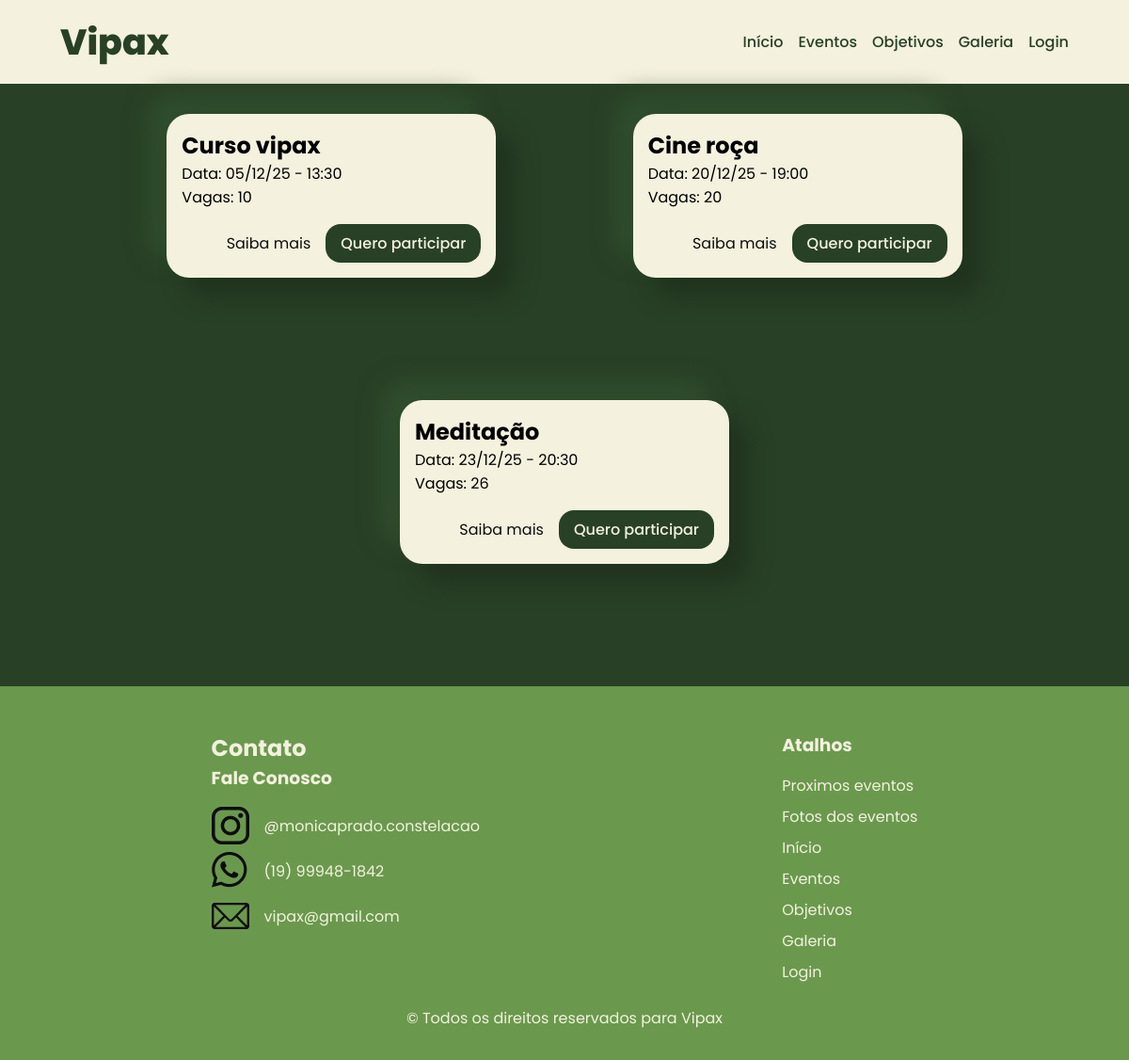
The app's page /, older data.
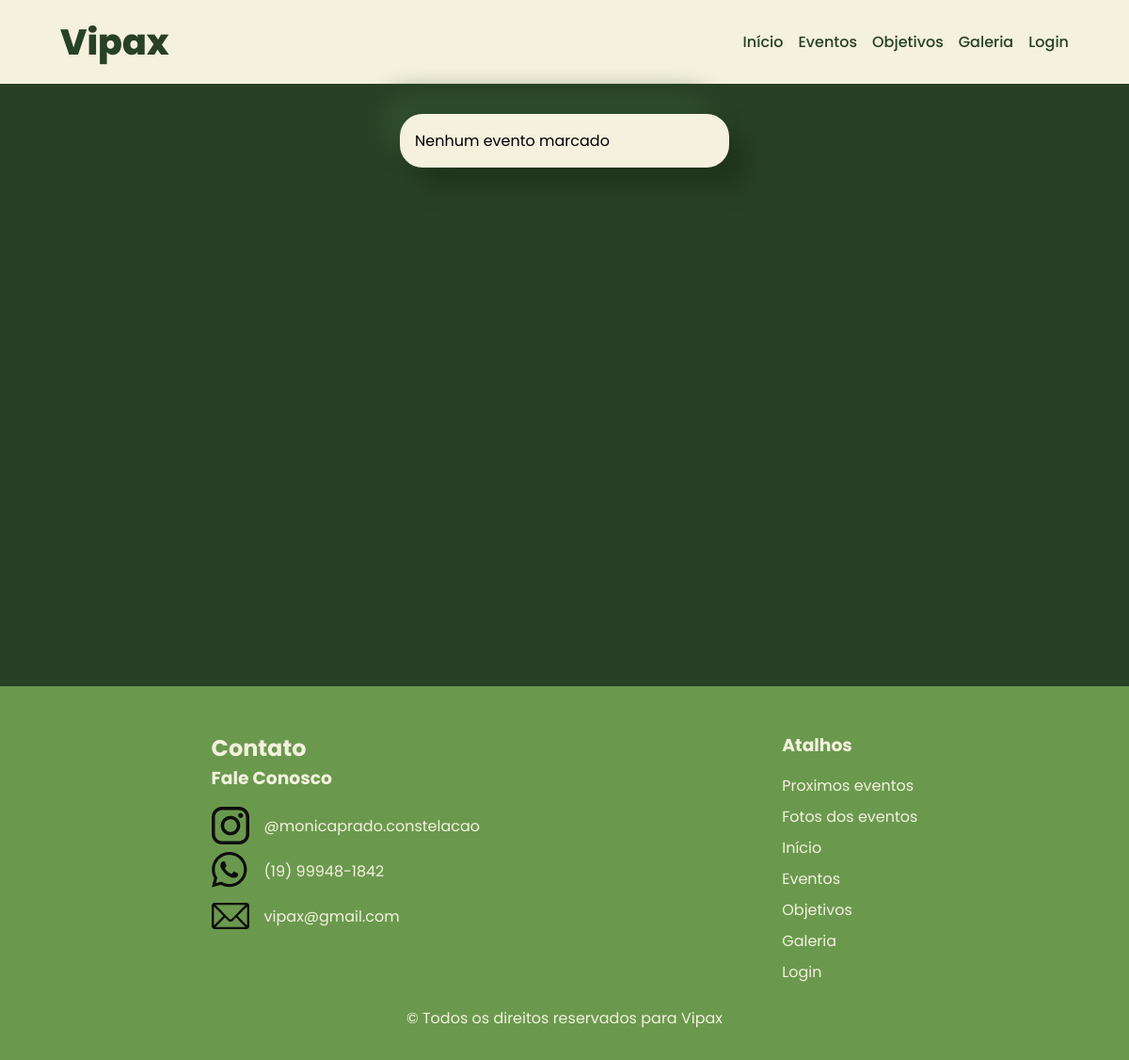
The same page, newer data.
### tables this page shows
CREATE TABLE IF NOT EXISTS `eventos_futuros` (
  `id` int NOT NULL AUTO_INCREMENT,
  `id_eventos_comuns` int NOT NULL,
  `data` date NOT NULL,
  `horario` time NOT NULL,
  `preco` int NOT NULL,
  `vagas` int NOT NULL,
  PRIMARY KEY (`id`),
  KEY `id_eventos_comuns` (`id_eventos_comuns`)
);

CREATE TABLE IF NOT EXISTS `eventos_comuns` (
  `id` int NOT NULL AUTO_INCREMENT,
  `nome` varchar(255) NOT NULL,
  `descricao` text,
  `id_galeria` int DEFAULT NULL,
  PRIMARY KEY (`id`)
);

### config/funcs.php (called while the page is built, shortened)
<?php
function mostrarData($data) {
  $data = explode("-", $data);
  $data[0] %= 100;
  $data = array_reverse($data);
  return implode("/", $data);
}
function mostrarHora($hora) {
  $hora = explode(":", $hora);
  array_pop($hora);
  return implode(":", $hora);
}
?>

### index.php (the view, shortened to what this page needs)
<?php
include "config/funcs.php";
include "header.php";
?>
  <main id="index">
    <?php
    $today = date('Y-m-d', time());
    $sql_code = "SELECT eventos_comuns.nome as nome,
                eventos_comuns.id as id,
                eventos_comuns.descricao as descricao,
                eventos_futuros.id as id_futuro,
                eventos_futuros.data as data,
                eventos_futuros.horario as horario,
                eventos_futuros.preco as preco,
                eventos_futuros.vagas as vagas
                FROM eventos_comuns, eventos_futuros
                WHERE eventos_comuns.id = eventos_futuros.id_eventos_comuns
                AND eventos_futuros.data > '$today'
                ORDER BY eventos_futuros.data;";
    $query_eventos_futuros = $mysqli->query($sql_code);
    if ($query_eventos_futuros->num_rows === 0) {
      echo "<section><p>Nenhum evento marcado</p></section>";
    } else {
      while ($row = $query_eventos_futuros->fetch_assoc()){
    ?>
    <section>
      <div class="infos">
        <h2><?= $row['nome'] ?></h2>
        <p>Data: <?= mostrarData($row['data']) . ' - ' . mostrarHora($row['horario']) ?></p>
        <p>Vagas: <?= $row['vagas'] ?></p>
      </div>
      <div class="actions">
        <a href="eventos.php?evento=<?= $row['id'] ?>" class="saiba-mais">Saiba mais</a>
        <a href="inscricao.php?evento=<?= $row['id_futuro']?>" type="button" class="btn-saiba-mais">Quero participar</a>
      </div>
    </section>
    <?php
      }
    }
    ?>
  </main>
<?php
include "footer.php";
?>

### header.php (shortened to what this page needs)
<!DOCTYPE html>
<html lang="pt-Br">
<head>
  <link rel="stylesheet" href="css/style.css">
  <link rel="stylesheet" href="css/eventos.css">
  <link rel="stylesheet" href="css/galeria.css">
  <link rel="stylesheet" href="css/login.css">
</head>
<body>
  <header>
    <div>
      <a href="index.php">
        <h1>Vipax</h1>
      </a>
    </div>
    <ul>
      <li><a href="index.php">Início</a></li>
      <li><a href="eventos.php">Eventos</a></li>
      <li><a href="objetivos.php">Objetivos</a></li>
      <li><a href="galeria.php">Galeria</a></li>
      <?php
      if (!isset($_SESSION['nome'])) {
        echo "<li><a href='login.php'>Login</a></li>";
      } else {
        echo "<li><a href='logout.php'>Sair</a></li>";
      }
      ?>
    </ul>
  </header>

### footer.php
  <footer>
    <nav>
      <section>
        <h2>Contato</h2>
        <h3>Fale Conosco</h3>
        <ul>
          <li><a href="https://www.instagram.com/monicaprado.constelacao/" target="_blank"><img src="assets/instagram.png" alt="Instagram"> @monicaprado.constelacao</a></li>
          <li><a href="https://api.whatsapp.com/send/?phone=5519999481842&text=Ol%C3%A1%21+Sigo+seu+perfil+no+Instagram+e+gostaria+de+falar+sobre+a+Constela%C3%A7%C3%A3o&type=phone_number&app_absent=0" target="_blank"><img src="assets/whatsapp.png" alt="Whatsapp"> (19) 99948-1842</a></li>
          <li><a href="mailto:vipax@gmail.com" target="_blank"><img src="assets/email.png" alt="Email"> vipax@gmail.com</a></li>
        </ul>
      </section>
      <section>
        <h3>Atalhos</h3>
        <ul>
          <li><a href="index.php">Proximos eventos</a></li>
          <li><a href="galeria.php">Fotos dos eventos</a></li>
        </ul>
        <ul>
          <li><a href="index.php">Início</a></li>
          <li><a href="eventos.php">Eventos</a></li>
          <li><a href="objetivos.php">Objetivos</a></li>
          <li><a href="galeria.php">Galeria</a></li>
          <li><a href="login.php">Login</a></li>
        </ul>
      </section>
    </nav>
    <p>&copy Todos os direitos reservados para Vipax</p>
  </footer>
</body>
</html>

### css/style.css (style rules this page uses)
* { margin: 0; padding: 0; box-sizing: border-box; font-family: "Poppins", "Segoe UI", Tahoma, Geneva, Verdana, sans-serif; }
:root { --light: #f4f1de; --dark: #0d0d0d; --mainColor: #284026; --secColor: #a3b18a; --destaque: #6a994e; --red: #9f454d; --padding: 4rem; }
header { padding: 1rem var(--padding); display: flex; justify-content: space-between; align-items: center; background-color: var(--light); color: var(--mainColor); }
header a { text-decoration: none; color: inherit; }
header h1 { font-size: 38px; font-weight: 800; }
main > section { padding: 1rem; border-radius: 1.5rem; text-align: left; background-color: var(--light); box-shadow: 20px 20px 24px #20331e, -20px -20px 24px #304d2e; }
main#index { flex-direction: row; align-items: start; }
footer nav { display: flex; justify-content: space-around; }
.saiba-mais { color: var(--dark); text-decoration: none; }
.btn-saiba-mais { font-size: 16px; padding: 0.5em 1em; background-color: var(--mainColor); color: var(--light); border: none; outline: none; border-radius: 1.5em; text-decoration: none; font-weight: 500; cursor: pointer; transition: all 0.3s ease; display: inline; flex-grow: 0; }

### css/eventos.css (style rules this page uses)
#eventos, #index { flex-direction: row; flex-wrap: wrap; justify-content: stretch; justify-content: space-evenly; }

Row changes from the older to the newer data that the page shows:
removed eventos_futuros: id_eventos_comuns.nome "Curso vipax", data "05/12/25", horario "13:30", vagas "10"
removed eventos_futuros: id_eventos_comuns.nome "Cine roça", data "20/12/25", horario "19:00", vagas "20"
removed eventos_futuros: id_eventos_comuns.nome "Meditação", data "23/12/25", horario "20:30", vagas "26"
Text that changed along with them:
text now shown: "Nenhum evento marcado"
